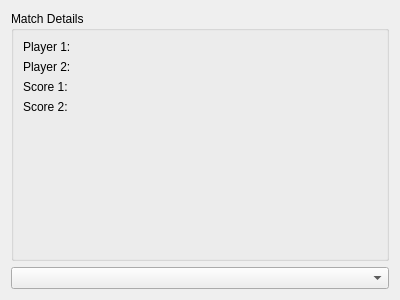
<?xml version="1.0" encoding="UTF-8"?>
<ui version="4.0">
 <class>ScoreboardMatchDetailsUI</class>
 <widget class="QWidget" name="ScoreboardMatchDetailsUI">
  <property name="geometry">
   <rect>
    <x>0</x>
    <y>0</y>
    <width>400</width>
    <height>300</height>
   </rect>
  </property>
  <property name="windowTitle">
   <string>Form</string>
  </property>
  <layout class="QHBoxLayout" name="horizontalLayout">
   <item>
    <layout class="QVBoxLayout" name="scoreboardLayout"/>
   </item>
   <item>
    <layout class="QVBoxLayout" name="verticalLayout">
     <item>
      <widget class="QGroupBox" name="groupBox">
       <property name="title">
        <string>Match Details</string>
       </property>
       <layout class="QFormLayout" name="formLayout">
        <item row="0" column="0">
         <widget class="QLabel" name="player1NameLabel_2">
          <property name="text">
           <string>Player 1:</string>
          </property>
         </widget>
        </item>
        <item row="0" column="1">
         <widget class="QLabel" name="player1NameLabel"/>
        </item>
        <item row="1" column="0">
         <widget class="QLabel" name="player2NameLabel_2">
          <property name="text">
           <string>Player 2:</string>
          </property>
         </widget>
        </item>
        <item row="1" column="1">
         <widget class="QLabel" name="player2NameLabel"/>
        </item>
        <item row="2" column="0">
         <widget class="QLabel" name="player1ScoreLabel_2">
          <property name="text">
           <string>Score 1:</string>
          </property>
         </widget>
        </item>
        <item row="2" column="1">
         <widget class="QLabel" name="player1ScoreLabel"/>
        </item>
        <item row="3" column="0">
         <widget class="QLabel" name="player2ScoreLabel_2">
          <property name="text">
           <string>Score 2:</string>
          </property>
         </widget>
        </item>
        <item row="3" column="1">
         <widget class="QLabel" name="player2ScoreLabel"/>
        </item>
       </layout>
      </widget>
     </item>
     <item>
      <widget class="QComboBox" name="matchComboBox"/>
     </item>
    </layout>
   </item>
  </layout>
 </widget>
 <resources/>
 <connections/>
</ui>
